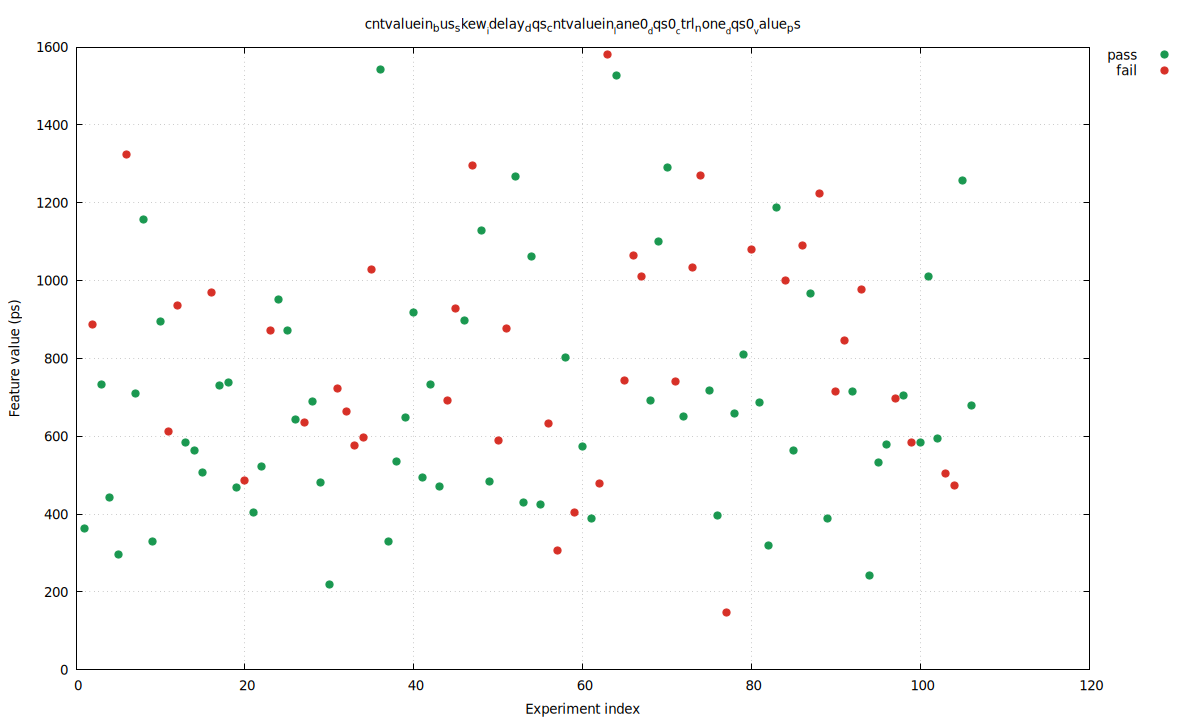

The gnuplot source for this figure:
set terminal pngcairo size 1200,720 enhanced font 'DejaVu Sans,10'
set output 'baseline_seed_1_30_direct_cntvaluein_bus_skew_idelay_dqs_cntvaluein_lane0_dqs0_ctrl_none_dqs0_value_ps.png'
set datafile separator comma
set key outside right top
set grid
set xlabel 'Experiment index'
set ylabel 'Feature value (ps)'
set title 'cntvaluein_bus_skew__idelay_dqs_cntvaluein__lane0__dqs0__ctrl_none__dqs0__value_ps'
plot \
  'baseline_seed_1_30_direct_cntvaluein_bus_skew_idelay_dqs_cntvaluein_lane0_dqs0_ctrl_none_dqs0_value_ps.dat' using 1:4 with points pt 7 ps 1.2 lc rgb '#1a9850' title 'pass', \
  'baseline_seed_1_30_direct_cntvaluein_bus_skew_idelay_dqs_cntvaluein_lane0_dqs0_ctrl_none_dqs0_value_ps.dat' using 1:5 with points pt 7 ps 1.2 lc rgb '#d73027' title 'fail'
